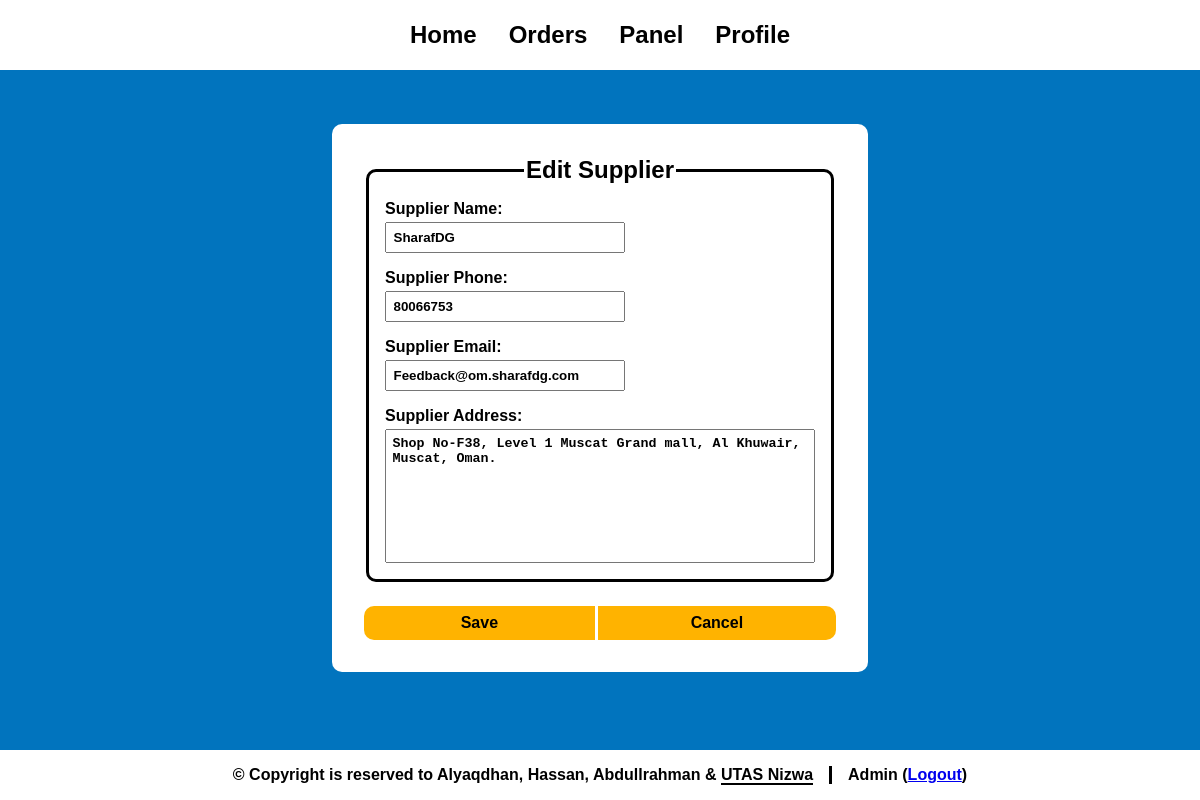
The page /panelSupplierEdit.php?sid=1 (signed in) on the database its author committed.
### tables this page shows
CREATE TABLE `suppliers` (
  `sId` int(11) NOT NULL COMMENT 'Supplier Id',
  `sName` varchar(50) NOT NULL COMMENT 'Supplier Name',
  `sAddress` varchar(100) NOT NULL COMMENT 'Supplier Address',
  `sPhone` int(8) NOT NULL COMMENT 'Supplier Phone Number',
  `sEmail` varchar(100) NOT NULL COMMENT 'Supplier Email',
  `Active` varchar(10) NOT NULL DEFAULT 'active'
);

### panelSupplierEdit.php (the view, shortened to what this page needs)
<?php
include('connect.php');
$query = "select * from suppliers where sId = '{$_GET['sid']}'";
$result = mysqli_query($conn, $query) or die("Error in query: <mark>$query</mark> <p>". mysqli_error($conn));
if (mysqli_num_rows($result) > 0) {
    $data = mysqli_fetch_assoc($result);
} else {
    header('Location: error.php?ec=12');
    exit;
}
?>
<html>
    <head>
        <?php include('link.php') ?>
    </head>
    <body>
        <?php include('header.php'); ?>
        <div>
        <div class="wrapper">
            <form class="container create" action="panelSupplierEditProcess.php" method="post">
                <fieldset>
                    <legend>Edit Supplier</legend>
                    <label>
                        Supplier Name:<br>
                        <?php echo "<input type='text' name='name' value='{$data['sName']}' required>"; ?>
                    </label>
                    <label>
                        Supplier Phone:<br>
                        <?php echo "<input type='number' name='phone' value='{$data['sPhone']}' required>"; ?>
                    </label>
                    <label>
                        Supplier Email:<br>
                        <?php echo "<input type='email' name='email' value='{$data['sEmail']}' required>"; ?>
                    </label>
                    <label>
                        Supplier Address:<br>
                        <?php echo "<textarea name='address' cols='50' rows='8' required>{$data['sAddress']}</textarea>"; ?>
                    </label>
                </fieldset>
                <div class="buttons">
                    <input class="btn left" type="submit" value="Save">
                    <a class="btn right" href='panelSupplier.php'> Cancel </a>
                </div>
            </form>
        </div>
        </div>
        <?php include('footer.php'); ?>
    </body>
</html>

### style.css (style rules this page uses)
:root { color-scheme: light; --primary: #ffb300; --secondary: #0174Be; --accent: #006caf; --white: white; --black: black; --gray: lightgray; --red: red; --shadow: black; --fw-regular: 400; --fw-bold: 700; --fs-small: 0.5rem; --fs-normal: 1rem; --fs-large: 1.5rem; --br: 10px; background: var(--secondary); font-family: sans-serif; }
* { transition: 200ms ease-in-out; }
a, input[type="checkbox"] { transition-property: background; }
html { scroll-behavior: smooth; -webkit-tap-highlight-color: transparent; }
body { margin: 0; height: 100%; display: flex; flex-direction: column; }
select, input, label:has(input, textarea) { cursor: pointer; }
input:is([type="text"], [type="password"], [type="email"], [type="number"]) { cursor: text; }
div:has(.wrapper, .form) { margin: auto; width: 100%; }
.wrapper { overflow-x: auto; }
.container { width: fit-content; margin: auto; margin-block: 2rem; padding: 2rem; background: var(--white); border-radius: var(--br); }
fieldset { border-radius: var(--br); border: solid 3px var(--black); padding: 1rem; display: flex; flex-direction: column; }
legend { font-size: var(--fs-large); font-weight: var(--fw-bold); text-align: center; }
.create fieldset { display: flex; flex-direction: column; gap: 1rem; }
.create * { font-weight: var(--fw-bold); }
.create input[type="text"], .create input[type="number"], .create input[type="email"] { padding: .4rem; width: 15rem; margin-top: .2rem; }
.create textarea { resize: none; padding: .4rem; margin-top: .2rem; }
.create .buttons { display: flex; justify-content: center; gap: .2rem; margin-top: 1.5rem; }
.create .btn { width: 100%; background: var(--primary); padding: .5rem; margin: 0; border: 0; border-radius: var(--br); font-weight: var(--fw-bold); font-size: var(--fs-normal); text-align: center; text-decoration: none; color: currentColor; }
.create .left { border-radius: var(--br) 0 0 var(--br); }
.create .right { border-radius: 0 var(--br) var(--br) 0; }

### rows shown on the page
suppliers: name "SharafDG", phone "80066753", email "Feedback@om.sharafdg.com", address "Shop No-F38, Level 1 Muscat Grand mall, Al Khuwair, Muscat, Oman."

### other values the page prints
$name "Admin"
